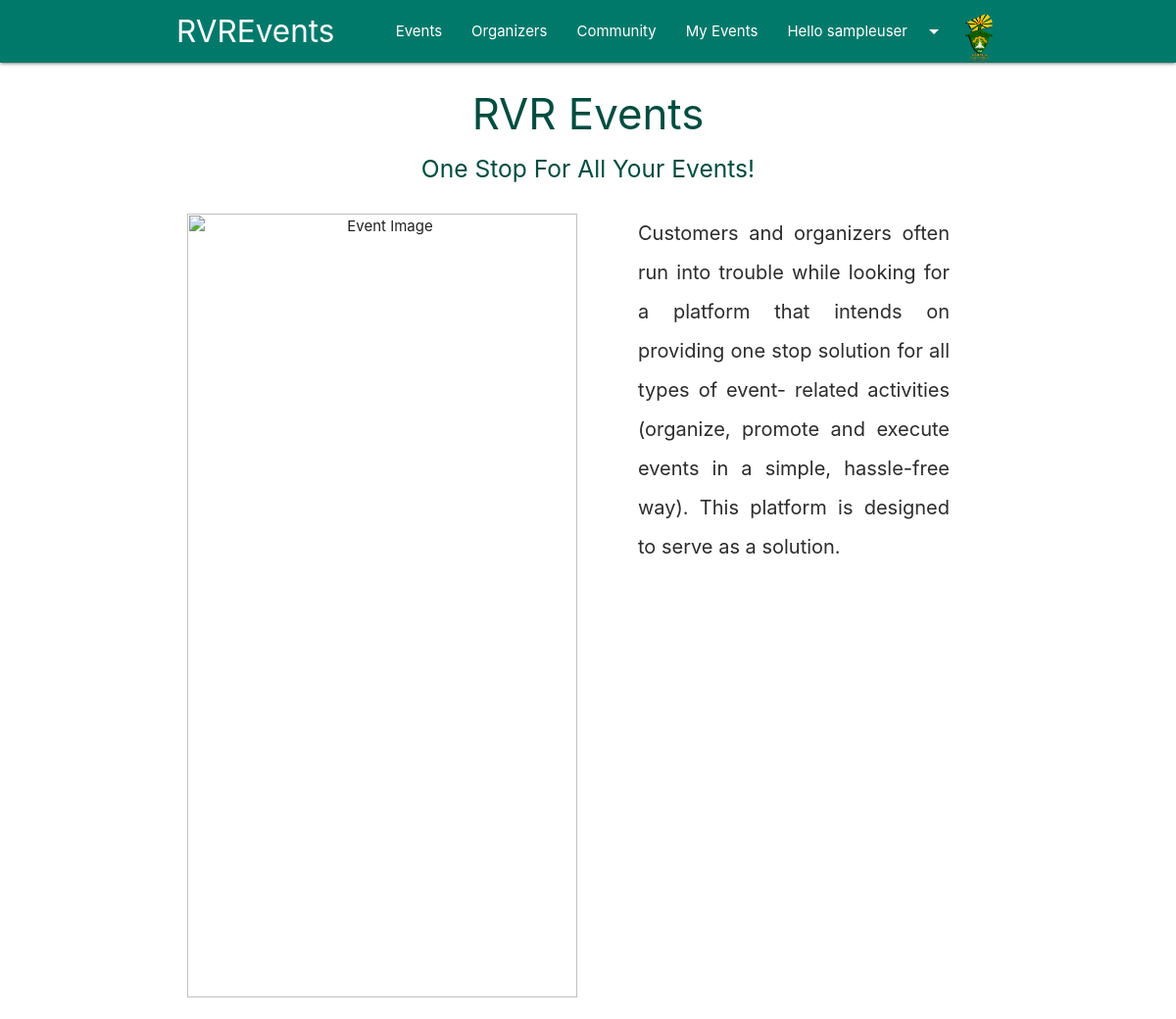
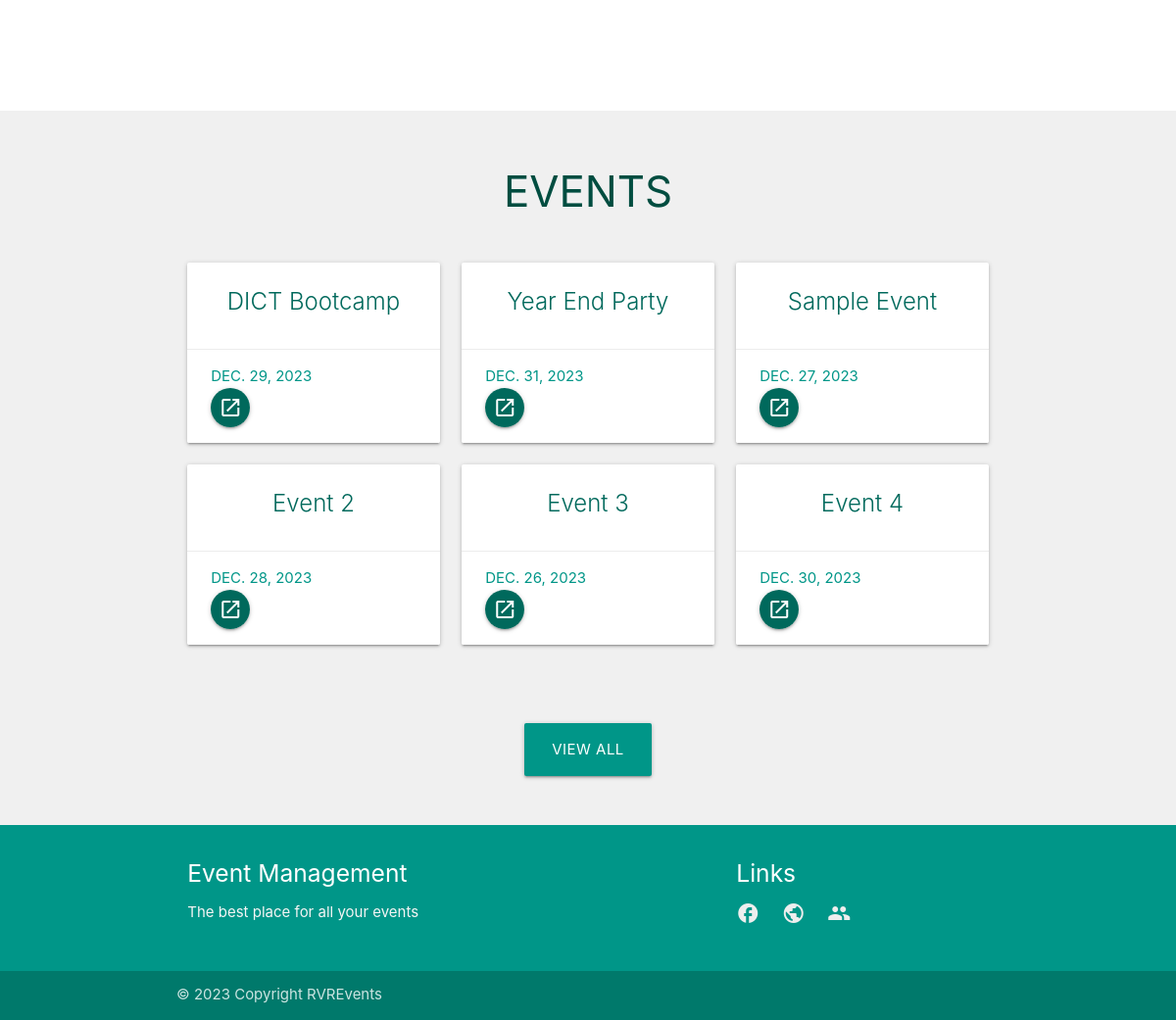
/ (signed in), run on the app's committed database (2 pictures, top to bottom).
### ems/models.py (models this page shows, shortened)
class Participant(models.Model):
    GENDER = [
        ('Male', 'Male'),
        ('Female', 'Female'),
        ('Other', 'Other')
    ]
    user = models.OneToOneField(User, null=True, blank=True, on_delete=models.CASCADE)
    name = models.CharField(max_length=200, null=True)
    gender = models.CharField(max_length=100, choices=GENDER, null=True)
    profile_pic = models.ImageField(null=True, blank=True, default="profile_1.png")
    dob = models.DateField(null=True)
    joined_date = models.DateField(auto_now_add=True)

class Event(models.Model):
    CATEGORIES = [
        ('Conference', 'Conference'),
        ('Party', 'Party'),
        ('Seminar', 'Seminar'),
        ('Concert', 'Concert'),
    ]
    name = models.CharField(max_length=200)
    organiser = models.ForeignKey(Organiser, null=True, on_delete=models.CASCADE)
    description = models.TextField(max_length=500, null=True)
    category = models.CharField(max_length=200, choices=CATEGORIES)
    event_date = models.DateField()
    created_dated = models.DateField(auto_now_add=True)

### ems/views.py (the view)
# urls.py: path('', views.home, name='home'),
def home(request):
    group = None
    if (request.user.groups.first() != None):
        group = request.user.groups.first().name
    if group == 'participant':
        if request.user.participant.name == None:
            print('Completing participant registration')
            return editProfileParticipant(request, request.user.participant.id)
    elif group == 'organiser':
        if request.user.organiser.name == None:
            print('Completing organiser registration')
            return editProfileOrganiser(request, request.user.organiser.id)
    advertised_events = [event.getEvent() for event in Advertisement.objects.all()[:4]]
    all_events = Event.objects.all()[:6]
    context = {
        'events': advertised_events,
        'all_events': all_events,
    }
    return render(request, 'ems/render/home.html', context)

### ems/templatetags/auth_extras.py (called while the page is built)
@register.filter(name='has_group')
def has_group(user, group_name):
    group = Group.objects.get(name=group_name)
    return True if group in user.groups.all() else False

### ems/templates/ems/render/home.html
{% extends 'ems/main.html' %}
{% load static %}
{% block content %}
<div class="container">
    <div class="about row center">
        <h3 class="center teal-text text-darken-4">RVR Events</h3>
        <h5 class="center teal-text text-darken-4">One Stop For All Your Events!</h5>
        <br>
        <div class="row">
            <div class="col m6">
                <img src="{% static 'img/event_1.png' %}" alt="Event Image" width="100%">
            </div>
            <div class="col m6">
                <p class="about-text">Customers and organizers often run into trouble while looking for a platform that intends on providing one stop solution for all types of event- related activities (organize, promote and execute events in a simple, hassle-free way). This platform is designed to serve as a solution.</p>
            </div>
        </div>
    </div>
</div>
<br>
<br>
<div class="about events">
    <div class="container">
        <h3 class="center teal-text text-darken-4">EVENTS</h3>
        <br>
        <div class="row">
            {% for event in all_events %}
            <div class="col m4">
                <div class="card white">
                    <div class="card-content teal-text text-darken-3 center">
                        <span class="card-title">{{ event.name }}</span>
                    </div>
                    <div class="card-action">
                        <a href="#" class="teal-text">{{ event.event_date }}</a>
                        <span class="white-text">VIEW: </span><a href="{% url 'view_event' event.id %}" class="btn-floating waves-effect white">
                            <i class="material-icons teal darken-3">launch</i>
                        </a>
                    </div>
                </div>
            </div>
            {% endfor %}
        </div>
        <br>
        <br>
        <div class="button-div center">
            <a href="#" class="btn teal btn-large">View all</a>
        </div>
    </div>
</div>
{% endblock %}

### ems/templates/components/navbar.html (shortened to what this page needs)
{% load auth_extras %}
<nav class="teal darken-2">
    <div class="container">
        <div class="nav-wrapper">
            <a href="{% url 'home' %}" class="brand-logo">RVREvents {% if request.user.is_staff %}(Admin){% endif %}</a>
            <ul id="nav-mobile" class="right hide-on-med-and-down">
                <li><a href="{% url 'events' %}">Events</a></li>
                <li><a href="{% url 'organisers' %}">Organizers</a></li>
                <li><a href="{% url 'participants' %}">Community</a></li>
                {% if request.user|has_group:"participant" %}
                    <li><a href="{% url 'my_events' %}">My Events</a></li>
                {% endif %}
                {% if request.user.username %}
                    <li><a class="dropdown-trigger" href="#" data-target="dropdown1">Hello {{request.user.username}}<i class="material-icons right">arrow_drop_down</i></a></li>
                {% else %}
                    <li><a href="{% url 'login' %}">Login</a></li>
                {% endif %}
                {% if request.user|has_group:"participant" %}
                    <img src="{{ request.user.participant.profile_pic.url }}" alt="" width="40px" height="40px" style="padding-top: 10px;" class="responsive-img circle">
                {% endif %}
            </ul>
        </div>
    </div>
</nav>

### static/css/index.css (style rules this page uses)
.about-text { color: rgb(44, 44, 44); line-height: 2; font-size: 20px; width: 80%; text-align: justify; margin: auto; }
.about { padding-bottom: 50px; }
.events { background-color: rgb(240, 240, 240); }
.events > .container { padding-top: 30px; }

### data on the page
Event: name "DICT Bootcamp", event_date "DEC. 29, 2023"
Event: name "Year End Party", event_date "DEC. 31, 2023"
Event: name "Sample Event", event_date "DEC. 27, 2023"
Event: name "Event 2", event_date "DEC. 28, 2023"
Event: name "Event 3", event_date "DEC. 26, 2023"
Event: name "Event 4", event_date "DEC. 30, 2023"

### other printed values
{{ request.user.username }} "sampleuser"
